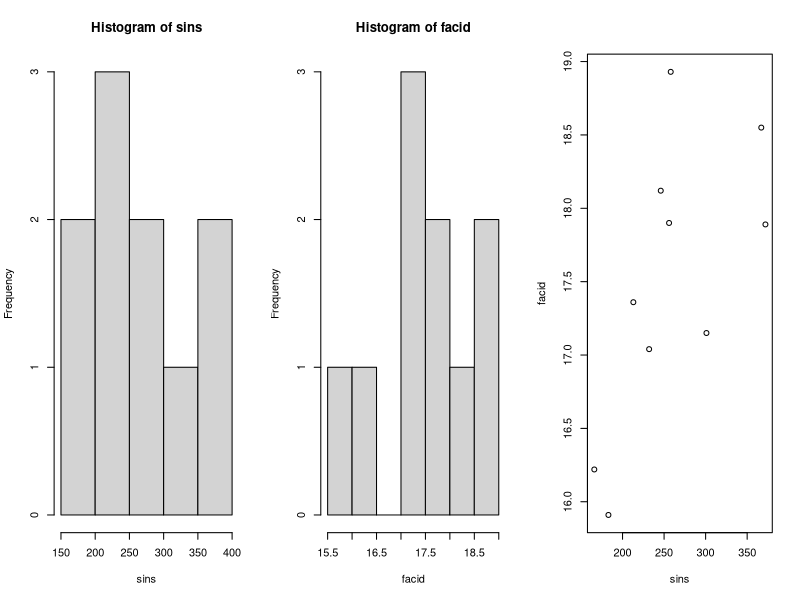
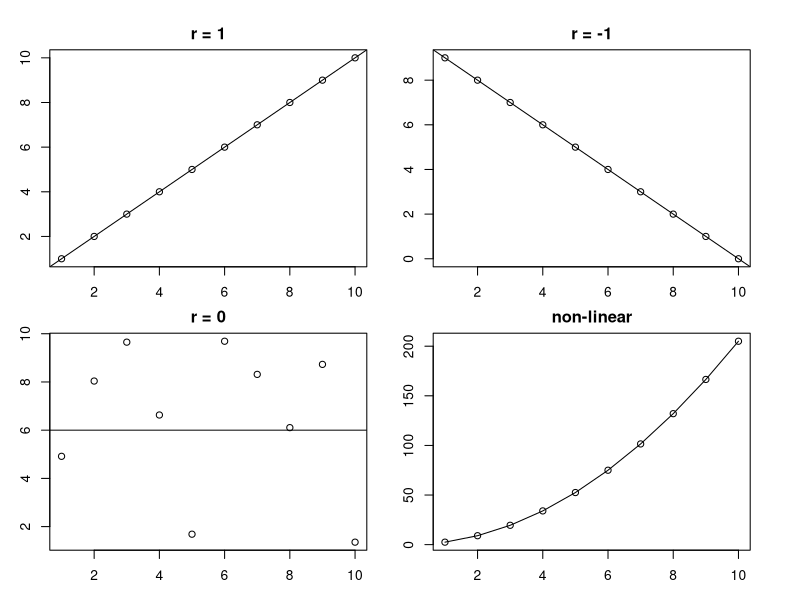
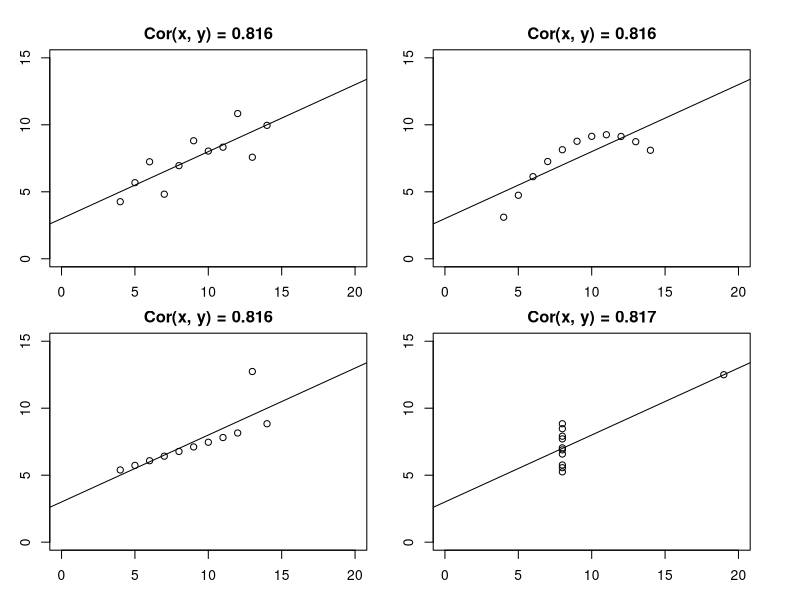
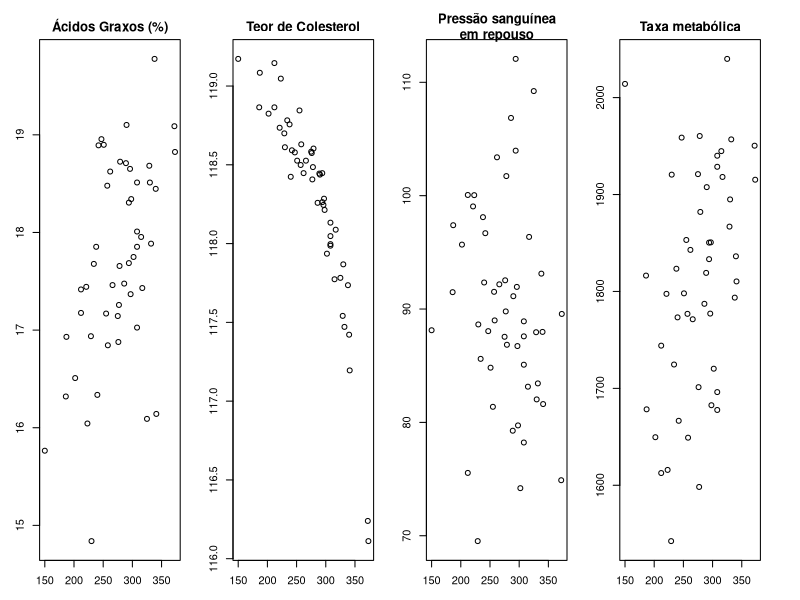
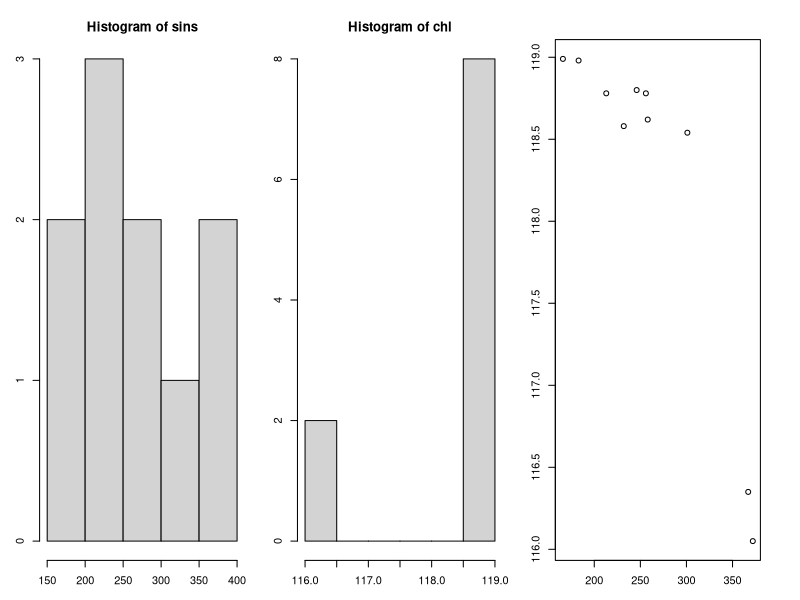
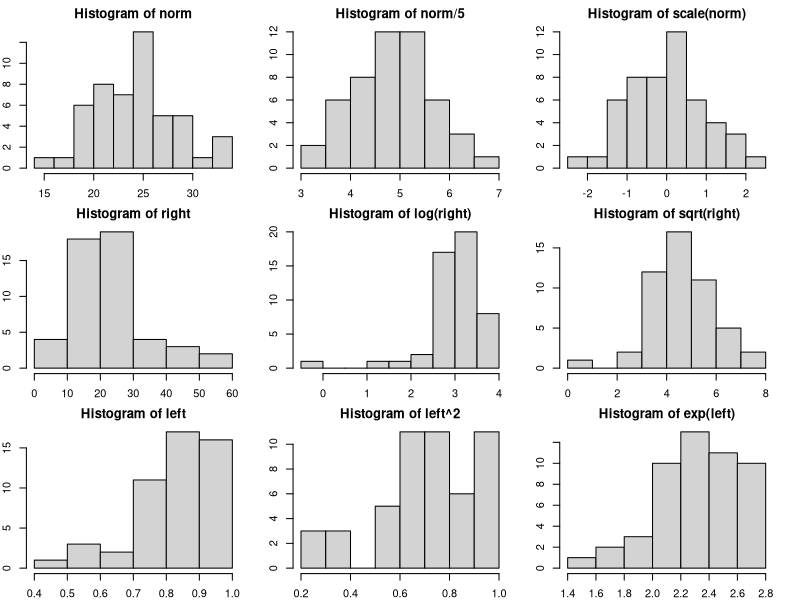
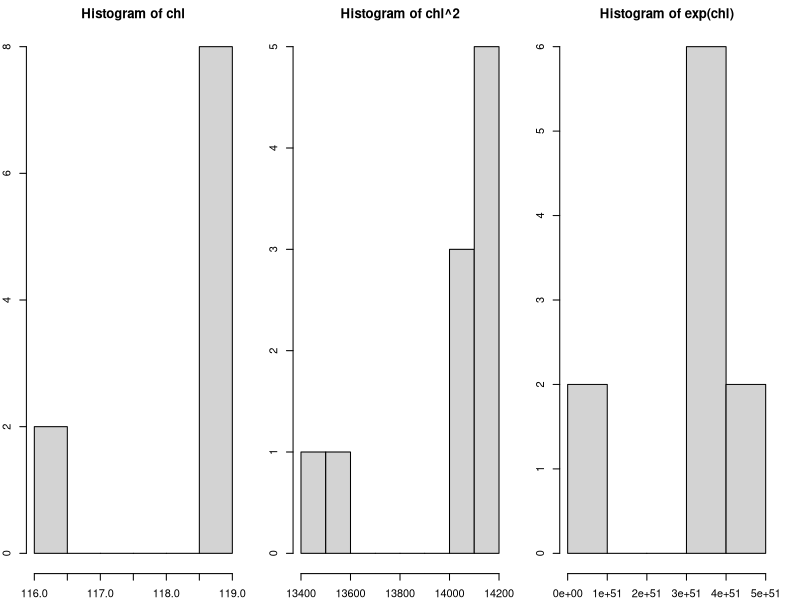
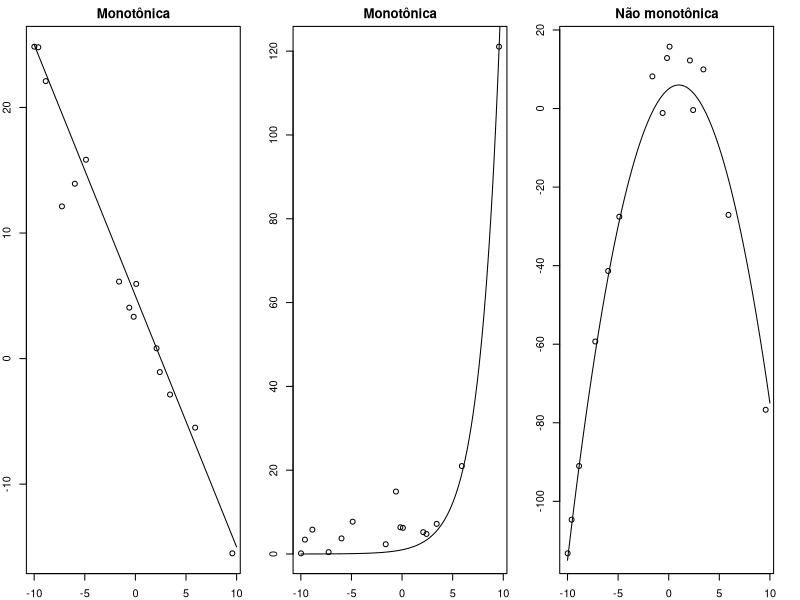

Source code (R) for these figures, in order:
## ---- chunk 1
on_change_size <- function(before, options, envir) {
    if (before)
        return(paste(options$change_size))
}

knitr::knit_hooks$set(change_size = on_change_size)
knitr::opts_chunk$set(prompt = TRUE,
                      warning = FALSE,
                      dev.args=list(pointsize=17),
                      change_size='\\small')
set.seed(551991)
## Generate Example data
## hwfq <- function(p) c(p^2, 2*p*(1-p), (1-p)^2)
## n    <- 50
## type     <- sample(c("I", "II"), n, replace=T)
## sen_ins  <- floor(rnorm(n, 250 + 50 * (type=="II"), 50))
## fat_acid <- 15 + sen_ins/100 + rnorm(n)
## chl      <- rnorm(n, mean = 120 + (sen_ins/250 - 1.75)^-1, sd = .15)
## bp       <- rnorm(n, 90, 10)
## bmi      <- rnorm(n, 32, 6)
## enos     <- sample(c("aa", "Aa", "AA"), n, replace = T, prob = hwfq(0.15))
## enos_dom <- enos == "aa"
## m_rate   <- rnorm(n, 1800 + 50 * (1 + enos_dom) * scale(bmi) - 50 * scale(chl),
##                   sd = 100)
## lo_hrt_atk <- (-4 * scale(sen_ins) + 2 * scale(bp) +
##                2 * enos_dom + (1 + enos_dom) * scale(bmi) +
##                rnorm(n))
## hrt_attack <- ifelse(plogis(lo_hrt_atk) > .5, "Sim", "Não")
## db <- data.frame(type, sen_ins, fat_acid, chl, bp, bmi, enos, m_rate, hrt_attack)
## write.table(db, 'db.tsv', quote=F, row.names=F)
## ---- chunk 2
sins  <- c(183, 232, 166, 258, 213, 246, 256, 372, 367, 301)
facid <- c(15.91, 17.04, 16.22, 18.93, 17.36, 18.12, 17.90, 17.89, 18.55, 17.15)
name  <- c("Sensibilidade à Insulina", "Ácidos Graxos (%)")

knitr::kable(cbind(sins[1:5], facid[1:5], sins[6:10], facid[6:10]),
             col.names = rep(name, 2), digits = 2,
             caption = paste("Medidas de sensibilidade à insulina e composição",
                             "de ácido graxos em diabéticos"))
## ---- chunk 3
sins  <- c(183, 232, 166, 258, 213, 246, 256, 372, 367, 301)
facid <- c(15.91, 17.04, 16.22, 18.93, 17.36, 18.12, 17.90,
           17.89, 18.55, 17.15)
par(mfrow=c(1,3))
hist(sins)
hist(facid)
plot(sins, facid)
## ---- chunk 4
par(mfrow = c(2,2), oma=rep(1,4), mar=rep(2,4))

plot(1:10, 1:10, main = "r = 1", xlab="x", ylab="y")
abline(0, 1)

plot(1:10, 10-(1:10), main = "r = -1", xlab="x", ylab="y")
abline(10, -1)

plot(1:10, runif(10, 1, 10), main = "r = 0", xlab="x", ylab="y")
abline(6, 0)

plot(1:10,  2 * (1:10)^2 + (1:10)/2, main = "non-linear", xlab="x", ylab="y")
lines(1:10, 2 * (1:10)^2 + (1:10)/2)
## ---- chunk 5
cov(sins, facid) /sqrt(var(sins) * var(facid))
cor(sins, facid)
cor(sins, facid)^2
## ---- chunk 6
cor.test(sins, facid)
## ---- chunk 7
par(mfrow = c(2,2), oma=rep(1,4), mar=rep(2,4))
for (i in 1:4) {
    x = anscombe[, paste("x", i, sep="")];
    y = anscombe[, paste("y", i, sep="")];
    plot(y~x, main = sprintf("Cor(x, y) = %.3f", cor(x, y)),
         xlim=c(0,20), ylim=c(0, 15));
    abline(lm(y~x))
}
## ---- chunk 8
db <- read.table('db.tsv', header=T)
## ---- chunk 9
par(mfrow = c(1,4), mar = c(2, 2, 2, 2))
plot(fat_acid~sen_ins, data=db, main="Ácidos Graxos (%)")
plot(chl~sen_ins, data=db, main="Teor de Colesterol")
plot(bp~sen_ins, data=db, main="Pressão sanguínea\nem repouso")
plot(m_rate~sen_ins, data=db, main="Taxa metabólica")
## ---- chunk 10

## ---- chunk 11
with(db, cor.test(fat_acid, sen_ins))
## ---- chunk 12
with(db, cor.test(bp, sen_ins))
## ---- chunk 13
with(db, cor.test(m_rate, sen_ins))
## ---- chunk 14
with(db, cor(fat_acid, sen_ins))^2
with(db, cor(bp, sen_ins))^2
with(db, cor(m_rate, sen_ins))^2
## ---- chunk 15
chl  <- c(118.98, 118.58, 118.99, 118.62, 118.78, 118.80,
          118.78, 116.05, 116.35, 118.54)
name <- c("Sensibilidade à insulina", "Colesterol")
knitr::kable(cbind(sins[1:5], chl[1:5], chl[6:10], chl[6:10]),
             col.names=rep(name,2),
             caption=paste("Medida de sensibilidade a insulina e colesterol",
                           "em pacientes"))
## ---- chunk 16
chl <- c(118.98, 118.58, 118.99, 118.62, 118.78, 118.80,
         118.78, 116.05, 116.35, 118.54)
par(mfrow = c(1, 3))
hist(sins)
hist(chl)
plot(sins, chl)
## ---- chunk 17
norm  <- rnorm(50, mean = 25, sd = 5)
right <- rnorm(50, mean = rlnorm(50, 3, 0.6), 3)
left  <- rbeta(50, 5, 1)


par(mfrow = c(3,3), oma=c(0, 0, 0, 0), mar=c(2,2,2,2))
hist(norm)
hist(norm/5)
hist(scale(norm))

hist(right)
hist(log(right))
hist(sqrt(right))

hist(left)
hist(left^2)
hist(exp(left))
## ---- chunk 18
par(mfrow = c(1,3))
hist(chl)
hist(chl^2)
hist(exp(chl))
## ---- chunk 19
x  <- runif(15, -10, 10)
y1 <- -2 * x + 5 + rnorm(15, sd = 3)
y2 <- exp(x/2) + rexp(15, rate = .25)
y3 <- -x^2 + 2*x + 5 + rnorm(15, sd = 5)
xs <- seq(-10, 10, .1)
par(mfrow = c(1, 3))
plot(x, y1, main = "Monotônica")
lines(xs, -2*xs + 5)
plot(x, y2, main = "Monotônica")
lines(xs, exp(xs/2))
plot(x, y3, main = "Não monotônica")
lines(xs, -xs^2 + 2 * xs + 5)
## ---- chunk 20
par(mfrow=c(1,4), mar = c(2, 2, 2, 2))
plot(sins, chl, main = "sins vs chl")
plot(sins, rank(sins), main="sins vs rank(sins)")
plot(chl, rank(chl), main="chl vs rank(chl)")
plot(rank(sins), rank(chl), , main="rank(sins) vs rank(chl)")
## ---- chunk 21
cor(sins, chl)
cor(sins, chl, method = "spearman")
cor.test(sins, chl, method="spearman")
## ---- chunk 22
par(mfrow = c(1,2))
plot(chl~sen_ins, data=db)
plot(rank(chl)~rank(sen_ins), data=db)
## ---- chunk 23
with(db, cor.test(chl, sen_ins, method="spearman"))
## ---- chunk 24
par(mfrow = c(1,2))
plot(chl~fat_acid, data=db)
plot(rank(chl)~rank(fat_acid), data=db)
## ---- chunk 25
with(db, cor.test(chl, fat_acid, method="spearman"))
